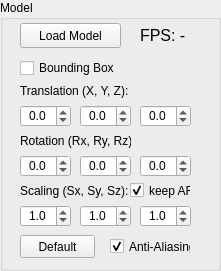
     <widget class="QGroupBox" name="groupOptions">
      <property name="geometry">
       <rect>
        <x>10</x>
        <y>10</y>
        <width>221</width>
        <height>271</height>
       </rect>
      </property>
      <property name="title">
       <string>Model</string>
      </property>
      <widget class="QPushButton" name="buttonImageDefault">
       <property name="geometry">
        <rect>
         <x>20</x>
         <y>235</y>
         <width>75</width>
         <height>23</height>
        </rect>
       </property>
       <property name="text">
        <string>Default</string>
       </property>
      </widget>
      <widget class="QPushButton" name="buttonLoadModel">
       <property name="geometry">
        <rect>
         <x>20</x>
         <y>23</y>
         <width>101</width>
         <height>25</height>
        </rect>
       </property>
       <property name="text">
        <string>Load Model</string>
       </property>
      </widget>
      <widget class="QCheckBox" name="checkAA">
       <property name="geometry">
        <rect>
         <x>110</x>
         <y>235</y>
         <width>81</width>
         <height>23</height>
        </rect>
       </property>
       <property name="text">
        <string>Anti-Aliasing</string>
       </property>
       <property name="checked">
        <bool>true</bool>
       </property>
       <property name="tristate">
        <bool>false</bool>
       </property>
      </widget>
      <widget class="QLabel" name="label_8">
       <property name="geometry">
        <rect>
         <x>20</x>
         <y>80</y>
         <width>111</width>
         <height>21</height>
        </rect>
       </property>
       <property name="text">
        <string>Translation (X, Y, Z):</string>
       </property>
      </widget>
      <widget class="QDoubleSpinBox" name="boxZ">
       <property name="enabled">
        <bool>true</bool>
       </property>
       <property name="geometry">
        <rect>
         <x>140</x>
         <y>105</y>
         <width>51</width>
         <height>22</height>
        </rect>
       </property>
       <property name="alignment">
        <set>Qt::AlignCenter</set>
       </property>
       <property name="decimals">
        <number>1</number>
       </property>
       <property name="minimum">
        <double>-10.000000000000000</double>
       </property>
       <property name="maximum">
        <double>10.000000000000000</double>
       </property>
       <property name="singleStep">
        <double>0.100000000000000</double>
       </property>
       <property name="value">
        <double>0.000000000000000</double>
       </property>
      </widget>
      <widget class="QDoubleSpinBox" name="boxY">
       <property name="enabled">
        <bool>true</bool>
       </property>
       <property name="geometry">
        <rect>
         <x>80</x>
         <y>105</y>
         <width>51</width>
         <height>22</height>
        </rect>
       </property>
       <property name="alignment">
        <set>Qt::AlignCenter</set>
       </property>
       <property name="decimals">
        <number>1</number>
       </property>
       <property name="minimum">
        <double>-10.000000000000000</double>
       </property>
       <property name="maximum">
        <double>10.000000000000000</double>
       </property>
       <property name="singleStep">
        <double>0.100000000000000</double>
       </property>
       <property name="value">
        <double>0.000000000000000</double>
       </property>
      </widget>
      <widget class="QDoubleSpinBox" name="boxX">
       <property name="enabled">
        <bool>true</bool>
       </property>
       <property name="geometry">
        <rect>
         <x>20</x>
         <y>105</y>
         <width>51</width>
         <height>22</height>
        </rect>
       </property>
       <property name="alignment">
        <set>Qt::AlignCenter</set>
       </property>
       <property name="decimals">
        <number>1</number>
       </property>
       <property name="minimum">
        <double>-10.000000000000000</double>
       </property>
       <property name="maximum">
        <double>10.000000000000000</double>
       </property>
       <property name="singleStep">
        <double>0.100000000000000</double>
       </property>
       <property name="value">
        <double>0.000000000000000</double>
       </property>
      </widget>
      <widget class="QDoubleSpinBox" name="boxRZ">
       <property name="enabled">
        <bool>true</bool>
       </property>
       <property name="geometry">
        <rect>
         <x>140</x>
         <y>155</y>
         <width>51</width>
         <height>22</height>
        </rect>
       </property>
       <property name="alignment">
        <set>Qt::AlignCenter</set>
       </property>
       <property name="decimals">
        <number>1</number>
       </property>
       <property name="minimum">
        <double>-360.000000000000000</double>
       </property>
       <property name="maximum">
        <double>360.000000000000000</double>
       </property>
       <property name="singleStep">
        <double>0.100000000000000</double>
       </property>
       <property name="value">
        <double>0.000000000000000</double>
       </property>
      </widget>
      <widget class="QLabel" name="label_11">
       <property name="geometry">
        <rect>
         <x>20</x>
         <y>130</y>
         <width>111</width>
         <height>21</height>
        </rect>
       </property>
       <property name="text">
        <string>Rotation (Rx, Ry, Rz):</string>
       </property>
      </widget>
      <widget class="QDoubleSpinBox" name="boxRY">
       <property name="enabled">
        <bool>true</bool>
       </property>
       <property name="geometry">
        <rect>
         <x>80</x>
         <y>155</y>
         <width>51</width>
         <height>22</height>
        </rect>
       </property>
       <property name="alignment">
        <set>Qt::AlignCenter</set>
       </property>
       <property name="decimals">
        <number>1</number>
       </property>
       <property name="minimum">
        <double>-360.000000000000000</double>
       </property>
       <property name="maximum">
        <double>360.000000000000000</double>
       </property>
       <property name="singleStep">
        <double>0.100000000000000</double>
       </property>
       <property name="value">
        <double>0.000000000000000</double>
       </property>
      </widget>
      <widget class="QDoubleSpinBox" name="boxRX">
       <property name="enabled">
        <bool>true</bool>
       </property>
       <property name="geometry">
        <rect>
         <x>20</x>
         <y>155</y>
         <width>51</width>
         <height>22</height>
        </rect>
       </property>
       <property name="alignment">
        <set>Qt::AlignCenter</set>
       </property>
       <property name="decimals">
        <number>1</number>
       </property>
       <property name="minimum">
        <double>-360.000000000000000</double>
       </property>
       <property name="maximum">
        <double>360.000000000000000</double>
       </property>
       <property name="singleStep">
        <double>0.100000000000000</double>
       </property>
       <property name="value">
        <double>0.000000000000000</double>
       </property>
      </widget>
      <widget class="QDoubleSpinBox" name="boxSY">
       <property name="enabled">
        <bool>true</bool>
       </property>
       <property name="geometry">
        <rect>
         <x>80</x>
         <y>205</y>
         <width>51</width>
         <height>22</height>
        </rect>
       </property>
       <property name="alignment">
        <set>Qt::AlignCenter</set>
       </property>
       <property name="decimals">
        <number>1</number>
       </property>
       <property name="minimum">
        <double>0.100000000000000</double>
       </property>
       <property name="maximum">
        <double>3.000000000000000</double>
       </property>
       <property name="singleStep">
        <double>0.100000000000000</double>
       </property>
       <property name="value">
        <double>1.000000000000000</double>
       </property>
      </widget>
      <widget class="QDoubleSpinBox" name="boxSZ">
       <property name="enabled">
        <bool>true</bool>
       </property>
       <property name="geometry">
        <rect>
         <x>140</x>
         <y>205</y>
         <width>51</width>
         <height>22</height>
        </rect>
       </property>
       <property name="alignment">
        <set>Qt::AlignCenter</set>
       </property>
       <property name="decimals">
        <number>1</number>
       </property>
       <property name="minimum">
        <double>0.100000000000000</double>
       </property>
       <property name="maximum">
        <double>3.000000000000000</double>
       </property>
       <property name="singleStep">
        <double>0.100000000000000</double>
       </property>
       <property name="value">
        <double>1.000000000000000</double>
       </property>
      </widget>
      <widget class="QLabel" name="label_13">
       <property name="geometry">
        <rect>
         <x>20</x>
         <y>180</y>
         <width>111</width>
         <height>21</height>
        </rect>
       </property>
       <property name="text">
        <string>Scaling (Sx, Sy, Sz):</string>
       </property>
      </widget>
      <widget class="QDoubleSpinBox" name="boxSX">
       <property name="enabled">
        <bool>true</bool>
       </property>
       <property name="geometry">
        <rect>
         <x>20</x>
         <y>205</y>
         <width>51</width>
         <height>22</height>
        </rect>
       </property>
       <property name="alignment">
        <set>Qt::AlignCenter</set>
       </property>
       <property name="decimals">
        <number>1</number>
       </property>
       <property name="minimum">
        <double>0.100000000000000</double>
       </property>
       <property name="maximum">
        <double>3.000000000000000</double>
       </property>
       <property name="singleStep">
        <double>0.100000000000000</double>
       </property>
       <property name="value">
        <double>1.000000000000000</double>
       </property>
      </widget>
      <widget class="QCheckBox" name="checkAR">
       <property name="geometry">
        <rect>
         <x>130</x>
         <y>180</y>
         <width>61</width>
         <height>21</height>
        </rect>
       </property>
       <property name="text">
        <string>keep AR</string>
       </property>
       <property name="checked">
        <bool>true</bool>
       </property>
      </widget>
      <widget class="QCheckBox" name="checkBB">
       <property name="geometry">
        <rect>
         <x>20</x>
         <y>60</y>
         <width>121</width>
         <height>16</height>
        </rect>
       </property>
       <property name="text">
        <string>Bounding Box</string>
       </property>
      </widget>
      <widget class="QLabel" name="showFPS">
       <property name="geometry">
        <rect>
         <x>140</x>
         <y>20</y>
         <width>81</width>
         <height>31</height>
        </rect>
       </property>
       <property name="font">
        <font>
         <pointsize>12</pointsize>
        </font>
       </property>
       <property name="text">
        <string>FPS: -</string>
       </property>
      </widget>
     </widget>
